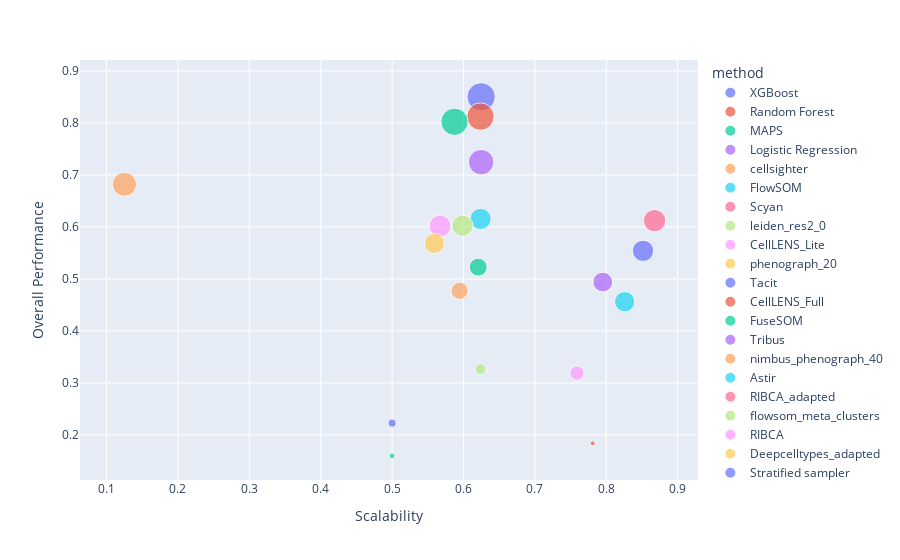

The notebook cell saved with this chart:
### Code cell
fig = px.scatter(df, x="Scalability", y="Overall Performance", color=df.index,
                 size='Macro F1', hover_data=['Overall Performance', 'Scalability', 'Macro F1'])
fig.show()

### Figure 1 — Plotly figure (JSON) as saved in the notebook; plotly's stock layout.template omitted (floating-point values rounded to 4 significant figures)
{"data": [{"customdata": [[0.8302]], "hovertemplate": "method=XGBoost<br>Scalability=%{x}<br>Overall Performance=%{y}<br>Macro F1=%{customdata[0]}<extra></extra>", "legendgroup": "XGBoost", "marker": {"color": "#636efa", "size": [0.8302], "sizemode": "area", "sizeref": 0.002075, "symbol": "circle"}, "mode": "markers", "name": "XGBoost", "orientation": "v", "showlegend": true, "type": "scatter", "x": [0.6247], "xaxis": "x", "y": [0.8504], "yaxis": "y"}, {"customdata": [[0.7818]], "hovertemplate": "method=Random Forest<br>Scalability=%{x}<br>Overall Performance=%{y}<br>Macro F1=%{customdata[0]}<extra></extra>", "legendgroup": "Random Forest", "marker": {"color": "#EF553B", "size": [0.7818], "sizemode": "area", "sizeref": 0.002075, "symbol": "circle"}, "mode": "markers", "name": "Random Forest", "orientation": "v", "showlegend": true, "type": "scatter", "x": [0.6237], "xaxis": "x", "y": [0.8124], "yaxis": "y"}, {"customdata": [[0.7718]], "hovertemplate": "method=MAPS<br>Scalability=%{x}<br>Overall Performance=%{y}<br>Macro F1=%{customdata[0]}<extra></extra>", "legendgroup": "MAPS", "marker": {"color": "#00cc96", "size": [0.7718], "sizemode": "area", "sizeref": 0.002075, "symbol": "circle"}, "mode": "markers", "name": "MAPS", "orientation": "v", "showlegend": true, "type": "scatter", "x": [0.5874], "xaxis": "x", "y": [0.8025], "yaxis": "y"}, {"customdata": [[0.6768]], "hovertemplate": "method=Logistic Regression<br>Scalability=%{x}<br>Overall Performance=%{y}<br>Macro F1=%{customdata[0]}<extra></extra>", "legendgroup": "Logistic Regression", "marker": {"color": "#ab63fa", "size": [0.6768], "sizemode": "area", "sizeref": 0.002075, "symbol": "circle"}, "mode": "markers", "name": "Logistic Regression", "orientation": "v", "showlegend": true, "type": "scatter", "x": [0.6248], "xaxis": "x", "y": [0.7248], "yaxis": "y"}, {"customdata": [[0.6095]], "hovertemplate": "method=cellsighter<br>Scalability=%{x}<br>Overall Performance=%{y}<br>Macro F1=%{customdata[0]}<extra></extra>", "legendgroup": "cellsighter", "marker": {"color": "#FFA15A", "size": [0.6095], "sizemode": "area", "sizeref": 0.002075, "symbol": "circle"}, "mode": "markers", "name": "cellsighter", "orientation": "v", "showlegend": true, "type": "scatter", "x": [0.125], "xaxis": "x", "y": [0.6822], "yaxis": "y"}, {"customdata": [[0.4695]], "hovertemplate": "method=FlowSOM<br>Scalability=%{x}<br>Overall Performance=%{y}<br>Macro F1=%{customdata[0]}<extra></extra>", "legendgroup": "FlowSOM", "marker": {"color": "#19d3f3", "size": [0.4695], "sizemode": "area", "sizeref": 0.002075, "symbol": "circle"}, "mode": "markers", "name": "FlowSOM", "orientation": "v", "showlegend": true, "type": "scatter", "x": [0.6239], "xaxis": "x", "y": [0.6155], "yaxis": "y"}, {"customdata": [[0.5189]], "hovertemplate": "method=Scyan<br>Scalability=%{x}<br>Overall Performance=%{y}<br>Macro F1=%{customdata[0]}<extra></extra>", "legendgroup": "Scyan", "marker": {"color": "#FF6692", "size": [0.5189], "sizemode": "area", "sizeref": 0.002075, "symbol": "circle"}, "mode": "markers", "name": "Scyan", "orientation": "v", "showlegend": true, "type": "scatter", "x": [0.8677], "xaxis": "x", "y": [0.6121], "yaxis": "y"}, {"customdata": [[0.4753]], "hovertemplate": "method=leiden_res2_0<br>Scalability=%{x}<br>Overall Performance=%{y}<br>Macro F1=%{customdata[0]}<extra></extra>", "legendgroup": "leiden_res2_0", "marker": {"color": "#B6E880", "size": [0.4753], "sizemode": "area", "sizeref": 0.002075, "symbol": "circle"}, "mode": "markers", "name": "leiden_res2_0", "orientation": "v", "showlegend": true, "type": "scatter", "x": [0.5985], "xaxis": "x", "y": [0.6023], "yaxis": "y"}, {"customdata": [[0.4975]], "hovertemplate": "method=CellLENS_Lite<br>Scalability=%{x}<br>Overall Performance=%{y}<br>Macro F1=%{customdata[0]}<extra></extra>", "legendgroup": "CellLENS_Lite", "marker": {"color": "#FF97FF", "size": [0.4975], "sizemode": "area", "sizeref": 0.002075, "symbol": "circle"}, "mode": "markers", "name": "CellLENS_Lite", "orientation": "v", "showlegend": true, "type": "scatter", "x": [0.5671], "xaxis": "x", "y": [0.6016], "yaxis": "y"}, {"customdata": [[0.4243]], "hovertemplate": "method=phenograph_20<br>Scalability=%{x}<br>Overall Performance=%{y}<br>Macro F1=%{customdata[0]}<extra></extra>", "legendgroup": "phenograph_20", "marker": {"color": "#FECB52", "size": [0.4243], "sizemode": "area", "sizeref": 0.002075, "symbol": "circle"}, "mode": "markers", "name": "phenograph_20", "orientation": "v", "showlegend": true, "type": "scatter", "x": [0.5592], "xaxis": "x", "y": [0.5684], "yaxis": "y"}, {"customdata": [[0.4731]], "hovertemplate": "method=Tacit<br>Scalability=%{x}<br>Overall Performance=%{y}<br>Macro F1=%{customdata[0]}<extra></extra>", "legendgroup": "Tacit", "marker": {"color": "#636efa", "size": [0.4731], "sizemode": "area", "sizeref": 0.002075, "symbol": "circle"}, "mode": "markers", "name": "Tacit", "orientation": "v", "showlegend": true, "type": "scatter", "x": [0.8515], "xaxis": "x", "y": [0.5541], "yaxis": "y"}, {"customdata": [[0.3806]], "hovertemplate": "method=CellLENS_Full<br>Scalability=%{x}<br>Overall Performance=%{y}<br>Macro F1=%{customdata[0]}<extra></extra>", "legendgroup": "CellLENS_Full", "marker": {"color": "#EF553B", "size": [0.3806], "sizemode": "area", "sizeref": 0.002075, "symbol": "circle"}, "mode": "markers", "name": "CellLENS_Full", "orientation": "v", "showlegend": true, "type": "scatter", "x": [NaN], "xaxis": "x", "y": [0.5305], "yaxis": "y"}, {"customdata": [[0.3347]], "hovertemplate": "method=FuseSOM<br>Scalability=%{x}<br>Overall Performance=%{y}<br>Macro F1=%{customdata[0]}<extra></extra>", "legendgroup": "FuseSOM", "marker": {"color": "#00cc96", "size": [0.3347], "sizemode": "area", "sizeref": 0.002075, "symbol": "circle"}, "mode": "markers", "name": "FuseSOM", "orientation": "v", "showlegend": true, "type": "scatter", "x": [0.6205], "xaxis": "x", "y": [0.5228], "yaxis": "y"}, {"customdata": [[0.4078]], "hovertemplate": "method=Tribus<br>Scalability=%{x}<br>Overall Performance=%{y}<br>Macro F1=%{customdata[0]}<extra></extra>", "legendgroup": "Tribus", "marker": {"color": "#ab63fa", "size": [0.4078], "sizemode": "area", "sizeref": 0.002075, "symbol": "circle"}, "mode": "markers", "name": "Tribus", "orientation": "v", "showlegend": true, "type": "scatter", "x": [0.7951], "xaxis": "x", "y": [0.4941], "yaxis": "y"}, {"customdata": [[0.3076]], "hovertemplate": "method=nimbus_phenograph_40<br>Scalability=%{x}<br>Overall Performance=%{y}<br>Macro F1=%{customdata[0]}<extra></extra>", "legendgroup": "nimbus_phenograph_40", "marker": {"color": "#FFA15A", "size": [0.3076], "sizemode": "area", "sizeref": 0.002075, "symbol": "circle"}, "mode": "markers", "name": "nimbus_phenograph_40", "orientation": "v", "showlegend": true, "type": "scatter", "x": [0.5946], "xaxis": "x", "y": [0.4773], "yaxis": "y"}, {"customdata": [[0.4296]], "hovertemplate": "method=Astir<br>Scalability=%{x}<br>Overall Performance=%{y}<br>Macro F1=%{customdata[0]}<extra></extra>", "legendgroup": "Astir", "marker": {"color": "#19d3f3", "size": [0.4296], "sizemode": "area", "sizeref": 0.002075, "symbol": "circle"}, "mode": "markers", "name": "Astir", "orientation": "v", "showlegend": true, "type": "scatter", "x": [0.8258], "xaxis": "x", "y": [0.4563], "yaxis": "y"}, {"customdata": [[0.3135]], "hovertemplate": "method=RIBCA_adapted<br>Scalability=%{x}<br>Overall Performance=%{y}<br>Macro F1=%{customdata[0]}<extra></extra>", "legendgroup": "RIBCA_adapted", "marker": {"color": "#FF6692", "size": [0.3135], "sizemode": "area", "sizeref": 0.002075, "symbol": "circle"}, "mode": "markers", "name": "RIBCA_adapted", "orientation": "v", "showlegend": true, "type": "scatter", "x": [NaN], "xaxis": "x", "y": [0.3624], "yaxis": "y"}, {"customdata": [[0.1295]], "hovertemplate": "method=flowsom_meta_clusters<br>Scalability=%{x}<br>Overall Performance=%{y}<br>Macro F1=%{customdata[0]}<extra></extra>", "legendgroup": "flowsom_meta_clusters", "marker": {"color": "#B6E880", "size": [0.1295], "sizemode": "area", "sizeref": 0.002075, "symbol": "circle"}, "mode": "markers", "name": "flowsom_meta_clusters", "orientation": "v", "showlegend": true, "type": "scatter", "x": [0.6239], "xaxis": "x", "y": [0.3263], "yaxis": "y"}, {"customdata": [[0.216]], "hovertemplate": "method=RIBCA<br>Scalability=%{x}<br>Overall Performance=%{y}<br>Macro F1=%{customdata[0]}<extra></extra>", "legendgroup": "RIBCA", "marker": {"color": "#FF97FF", "size": [0.216], "sizemode": "area", "sizeref": 0.002075, "symbol": "circle"}, "mode": "markers", "name": "RIBCA", "orientation": "v", "showlegend": true, "type": "scatter", "x": [0.7589], "xaxis": "x", "y": [0.3189], "yaxis": "y"}, {"customdata": [[0.09171]], "hovertemplate": "method=Deepcelltypes_adapted<br>Scalability=%{x}<br>Overall Performance=%{y}<br>Macro F1=%{customdata[0]}<extra></extra>", "legendgroup": "Deepcelltypes_adapted", "marker": {"color": "#FECB52", "size": [0.09171], "sizemode": "area", "sizeref": 0.002075, "symbol": "circle"}, "mode": "markers", "name": "Deepcelltypes_adapted", "orientation": "v", "showlegend": true, "type": "scatter", "x": [NaN], "xaxis": "x", "y": [0.2316], "yaxis": "y"}, {"customdata": [[0.06864]], "hovertemplate": "method=Stratified sampler<br>Scalability=%{x}<br>Overall Performance=%{y}<br>Macro F1=%{customdata[0]}<extra></extra>", "legendgroup": "Stratified sampler", "marker": {"color": "#636efa", "size": [0.06864], "sizemode": "area", "sizeref": 0.002075, "symbol": "circle"}, "mode": "markers", "name": "Stratified sampler", "orientation": "v", "showlegend": true, "type": "scatter", "x": [0.5], "xaxis": "x", "y": [0.2227], "yaxis": "y"}, {"customdata": [[0.02556]], "hovertemplate": "method=Deepcelltypes<br>Scalability=%{x}<br>Overall Performance=%{y}<br>Macro F1=%{customdata[0]}<extra></extra>", "legendgroup": "Deepcelltypes", "marker": {"color": "#EF553B", "size": [0.02556], "sizemode": "area", "sizeref": 0.002075, "symbol": "circle"}, "mode": "markers", "name": "Deepcelltypes", "orientation": "v", "showlegend": true, "type": "scatter", "x": [0.781], "xaxis": "x", "y": [0.1839], "yaxis": "y"}, {"customdata": [[0.03392]], "hovertemplate": "method=Most Frequent<br>Scalability=%{x}<br>Overall Performance=%{y}<br>Macro F1=%{customdata[0]}<extra></extra>", "legendgroup": "Most Frequent", "marker": {"color": "#00cc96", "size": [0.03392], "sizemode": "area", "sizeref": 0.002075, "symbol": "circle"}, "mode": "markers", "name": "Most Frequent", "orientation": "v", "showlegend": true, "type": "scatter", "x": [0.5], "xaxis": "x", "y": [0.1599], "yaxis": "y"}], "layout": {"legend": {"itemsizing": "constant", "title": {"text": "method"}, "tracegroupgap": 0}, "margin": {"t": 60}, "xaxis": {"anchor": "y", "domain": [0, 1], "title": {"text": "Scalability"}}, "yaxis": {"anchor": "x", "domain": [0, 1], "title": {"text": "Overall Performance"}}}}
